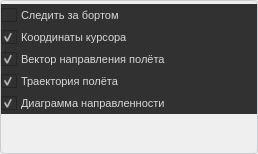
       <widget class="QWidget" name="scrollAreaWidgetContents_3">
        <property name="geometry">
         <rect>
          <x>0</x>
          <y>0</y>
          <width>258</width>
          <height>154</height>
         </rect>
        </property>
        <layout class="QVBoxLayout" name="verticalLayout_8">
         <property name="spacing">
          <number>5</number>
         </property>
         <property name="leftMargin">
          <number>0</number>
         </property>
         <property name="topMargin">
          <number>0</number>
         </property>
         <property name="rightMargin">
          <number>0</number>
         </property>
         <property name="bottomMargin">
          <number>0</number>
         </property>
         <item>
          <widget class="QFrame" name="checkersGBox">
           <property name="sizePolicy">
            <sizepolicy hsizetype="Expanding" vsizetype="Preferred">
             <horstretch>0</horstretch>
             <verstretch>0</verstretch>
            </sizepolicy>
           </property>
           <property name="font">
            <font>
             <family>Arial</family>
             <pointsize>8</pointsize>
             <bold>true</bold>
            </font>
           </property>
           <property name="styleSheet">
            <string notr="true">.QFrame {
  border-radius: 4px;
  border: 1px solid #C9CDD0;
  /* No frame */
  /* HLine */
  /* HLine */
}

.QFrame[frameShape=&quot;0&quot;] {
  border-radius: 4px;
  border: 1px transparent #C9CDD0;
}

.QFrame[frameShape=&quot;4&quot;] {
  max-height: 2px;
  border: none;
  background-color: #C9CDD0;
}

.QFrame[frameShape=&quot;5&quot;] {
  max-width: 2px;
  border: none;
  background-color: #C9CDD0;
}</string>
           </property>
           <layout class="QVBoxLayout" name="verticalLayout_7">
            <property name="spacing">
             <number>0</number>
            </property>
            <property name="leftMargin">
             <number>0</number>
            </property>
            <property name="topMargin">
             <number>3</number>
            </property>
            <property name="rightMargin">
             <number>0</number>
            </property>
            <property name="bottomMargin">
             <number>0</number>
            </property>
            <item>
             <widget class="QCheckBox" name="checkBox">
              <property name="font">
               <font>
                <family>Arial</family>
                <pointsize>8</pointsize>
               </font>
              </property>
              <property name="styleSheet">
               <string notr="true">QCheckBox {
  background-color: #313131;
  color: #D8d8d8;
  spacing: 4px;
  outline: none;
  padding-top: 4px;
  padding-bottom: 4px;
}

QCheckBox:focus {
  border: none;
}

QCheckBox QWidget:disabled {
  background-color: #2a2c39;
  color: #788D9C;
}

QCheckBox::indicator {
  margin-left: 2px;
  height: 14px;
  width: 14px;
}

QCheckBox::indicator:unchecked {
  image: url(&quot;:/ui-resources/css/checkbox_unchecked.png&quot;);
}

QCheckBox::indicator:unchecked:hover, QCheckBox::indicator:unchecked:focus, QCheckBox::indicator:unchecked:pressed {
  border: none;
  image: url(&quot;:/ui-resources/css/checkbox_unchecked_focus.png&quot;);
}

QCheckBox::indicator:unchecked:disabled {
  image: url(&quot;:/ui-resources/css/checkbox_unchecked_disabled.png&quot;);
}

QCheckBox::indicator:checked {
  image: url(&quot;:/ui-resources/css/checkbox_checked.png&quot;);
}

QCheckBox::indicator:checked:hover, QCheckBox::indicator:checked:focus, QCheckBox::indicator:checked:pressed {
  border: none;
  image: url(&quot;:/ui-resources/css/checkbox_checked_focus.png&quot;);
}

QCheckBox::indicator:checked:disabled {
  image: url(&quot;:/ui-resources/css/checkbox_checked_disabled.png&quot;);
}

QCheckBox::indicator:indeterminate {
  image: url(&quot;:/ui-resources/css/checkbox_indeterminate.png&quot;);
}

QCheckBox::indicator:indeterminate:disabled {
  image: url(&quot;:/ui-resources/css/checkbox_indeterminate_disabled.png&quot;);
}

QCheckBox::indicator:indeterminate:focus, QCheckBox::indicator:indeterminate:hover, QCheckBox::indicator:indeterminate:pressed {
  image: url(&quot;:/ui-resources/css/checkbox_indeterminate_focus.png&quot;);
}
</string>
              </property>
              <property name="text">
               <string>Следить за бортом</string>
              </property>
              <property name="icon">
               <iconset resource="images.qrc">
                <normaloff>:/ui-resources/white/plane.png</normaloff>:/ui-resources/white/plane.png</iconset>
              </property>
              <property name="iconSize">
               <size>
                <width>14</width>
                <height>16</height>
               </size>
              </property>
             </widget>
            </item>
            <item>
             <widget class="QCheckBox" name="checkBox_drawTooltip">
              <property name="font">
               <font>
                <family>Arial</family>
                <pointsize>8</pointsize>
               </font>
              </property>
              <property name="styleSheet">
               <string notr="true">QCheckBox {
  background-color: #313131;
  color: #D8d8d8;
  spacing: 4px;
  outline: none;
  padding-top: 4px;
  padding-bottom: 4px;
}

QCheckBox:focus {
  border: none;
}

QCheckBox QWidget:disabled {
  background-color: #2a2c39;
  color: #788D9C;
}

QCheckBox::indicator {
  margin-left: 2px;
  height: 14px;
  width: 14px;
}

QCheckBox::indicator:unchecked {
  image: url(&quot;:/ui-resources/css/checkbox_unchecked.png&quot;);
}

QCheckBox::indicator:unchecked:hover, QCheckBox::indicator:unchecked:focus, QCheckBox::indicator:unchecked:pressed {
  border: none;
  image: url(&quot;:/ui-resources/css/checkbox_unchecked_focus.png&quot;);
}

QCheckBox::indicator:unchecked:disabled {
  image: url(&quot;:/ui-resources/css/checkbox_unchecked_disabled.png&quot;);
}

QCheckBox::indicator:checked {
  image: url(&quot;:/ui-resources/css/checkbox_checked.png&quot;);
}

QCheckBox::indicator:checked:hover, QCheckBox::indicator:checked:focus, QCheckBox::indicator:checked:pressed {
  border: none;
  image: url(&quot;:/ui-resources/css/checkbox_checked_focus.png&quot;);
}

QCheckBox::indicator:checked:disabled {
  image: url(&quot;:/ui-resources/css/checkbox_checked_disabled.png&quot;);
}

QCheckBox::indicator:indeterminate {
  image: url(&quot;:/ui-resources/css/checkbox_indeterminate.png&quot;);
}

QCheckBox::indicator:indeterminate:disabled {
  image: url(&quot;:/ui-resources/css/checkbox_indeterminate_disabled.png&quot;);
}

QCheckBox::indicator:indeterminate:focus, QCheckBox::indicator:indeterminate:hover, QCheckBox::indicator:indeterminate:pressed {
  image: url(&quot;:/ui-resources/css/checkbox_indeterminate_focus.png&quot;);
}
</string>
              </property>
              <property name="text">
               <string>Координаты курсора</string>
              </property>
              <property name="icon">
               <iconset resource="images.qrc">
                <normaloff>:/ui-resources/white/eyedropper.png</normaloff>:/ui-resources/white/eyedropper.png</iconset>
              </property>
              <property name="iconSize">
               <size>
                <width>14</width>
                <height>16</height>
               </size>
              </property>
              <property name="checked">
               <bool>true</bool>
              </property>
             </widget>
            </item>
            <item>
             <widget class="QCheckBox" name="checkBox_drawPredict">
              <property name="enabled">
               <bool>true</bool>
              </property>
              <property name="font">
               <font>
                <family>Arial</family>
                <pointsize>8</pointsize>
               </font>
              </property>
              <property name="styleSheet">
               <string notr="true">QCheckBox {
  background-color: #313131;
  color: #D8d8d8;
  spacing: 4px;
  outline: none;
  padding-top: 4px;
  padding-bottom: 4px;
}

QCheckBox:focus {
  border: none;
}

QCheckBox QWidget:disabled {
  background-color: #2a2c39;
  color: #788D9C;
}

QCheckBox::indicator {
  margin-left: 2px;
  height: 14px;
  width: 14px;
}

QCheckBox::indicator:unchecked {
  image: url(&quot;:/ui-resources/css/checkbox_unchecked.png&quot;);
}

QCheckBox::indicator:unchecked:hover, QCheckBox::indicator:unchecked:focus, QCheckBox::indicator:unchecked:pressed {
  border: none;
  image: url(&quot;:/ui-resources/css/checkbox_unchecked_focus.png&quot;);
}

QCheckBox::indicator:unchecked:disabled {
  image: url(&quot;:/ui-resources/css/checkbox_unchecked_disabled.png&quot;);
}

QCheckBox::indicator:checked {
  image: url(&quot;:/ui-resources/css/checkbox_checked.png&quot;);
}

QCheckBox::indicator:checked:hover, QCheckBox::indicator:checked:focus, QCheckBox::indicator:checked:pressed {
  border: none;
  image: url(&quot;:/ui-resources/css/checkbox_checked_focus.png&quot;);
}

QCheckBox::indicator:checked:disabled {
  image: url(&quot;:/ui-resources/css/checkbox_checked_disabled.png&quot;);
}

QCheckBox::indicator:indeterminate {
  image: url(&quot;:/ui-resources/css/checkbox_indeterminate.png&quot;);
}

QCheckBox::indicator:indeterminate:disabled {
  image: url(&quot;:/ui-resources/css/checkbox_indeterminate_disabled.png&quot;);
}

QCheckBox::indicator:indeterminate:focus, QCheckBox::indicator:indeterminate:hover, QCheckBox::indicator:indeterminate:pressed {
  image: url(&quot;:/ui-resources/css/checkbox_indeterminate_focus.png&quot;);
}
</string>
              </property>
              <property name="text">
               <string>Вектор направления полёта</string>
              </property>
              <property name="icon">
               <iconset resource="images.qrc">
                <normaloff>:/ui-resources/white/curve.png</normaloff>:/ui-resources/white/curve.png</iconset>
              </property>
              <property name="iconSize">
               <size>
                <width>14</width>
                <height>16</height>
               </size>
              </property>
              <property name="checked">
               <bool>true</bool>
              </property>
             </widget>
            </item>
            <item>
             <widget class="QCheckBox" name="checkBox_drawTrack">
              <property name="enabled">
               <bool>true</bool>
              </property>
              <property name="font">
               <font>
                <family>Arial</family>
                <pointsize>8</pointsize>
               </font>
              </property>
              <property name="styleSheet">
               <string notr="true">QCheckBox {
  background-color: #313131;
  color: #D8d8d8;
  spacing: 4px;
  outline: none;
  padding-top: 4px;
  padding-bottom: 4px;
}

QCheckBox:focus {
  border: none;
}

QCheckBox QWidget:disabled {
  background-color: #2a2c39;
  color: #788D9C;
}

QCheckBox::indicator {
  margin-left: 2px;
  height: 14px;
  width: 14px;
}

QCheckBox::indicator:unchecked {
  image: url(&quot;:/ui-resources/css/checkbox_unchecked.png&quot;);
}

QCheckBox::indicator:unchecked:hover, QCheckBox::indicator:unchecked:focus, QCheckBox::indicator:unchecked:pressed {
  border: none;
  image: url(&quot;:/ui-resources/css/checkbox_unchecked_focus.png&quot;);
}

QCheckBox::indicator:unchecked:disabled {
  image: url(&quot;:/ui-resources/css/checkbox_unchecked_disabled.png&quot;);
}

QCheckBox::indicator:checked {
  image: url(&quot;:/ui-resources/css/checkbox_checked.png&quot;);
}

QCheckBox::indicator:checked:hover, QCheckBox::indicator:checked:focus, QCheckBox::indicator:checked:pressed {
  border: none;
  image: url(&quot;:/ui-resources/css/checkbox_checked_focus.png&quot;);
}

QCheckBox::indicator:checked:disabled {
  image: url(&quot;:/ui-resources/css/checkbox_checked_disabled.png&quot;);
}

QCheckBox::indicator:indeterminate {
  image: url(&quot;:/ui-resources/css/checkbox_indeterminate.png&quot;);
}

QCheckBox::indicator:indeterminate:disabled {
  image: url(&quot;:/ui-resources/css/checkbox_indeterminate_disabled.png&quot;);
}

QCheckBox::indicator:indeterminate:focus, QCheckBox::indicator:indeterminate:hover, QCheckBox::indicator:indeterminate:pressed {
  image: url(&quot;:/ui-resources/css/checkbox_indeterminate_focus.png&quot;);
}
</string>
              </property>
              <property name="text">
               <string>Траектория полёта</string>
              </property>
              <property name="icon">
               <iconset resource="images.qrc">
                <normaloff>:/ui-resources/white/route.png</normaloff>:/ui-resources/white/route.png</iconset>
              </property>
              <property name="iconSize">
               <size>
                <width>14</width>
                <height>16</height>
               </size>
              </property>
              <property name="checkable">
               <bool>true</bool>
              </property>
              <property name="checked">
               <bool>true</bool>
              </property>
              <property name="tristate">
               <bool>false</bool>
              </property>
             </widget>
            </item>
            <item>
             <widget class="QCheckBox" name="checkBox_drawDiagram">
              <property name="enabled">
               <bool>true</bool>
              </property>
              <property name="sizePolicy">
               <sizepolicy hsizetype="Minimum" vsizetype="Fixed">
                <horstretch>0</horstretch>
                <verstretch>0</verstretch>
               </sizepolicy>
              </property>
              <property name="font">
               <font>
                <family>Arial</family>
                <pointsize>8</pointsize>
               </font>
              </property>
              <property name="styleSheet">
               <string notr="true">QCheckBox {
  background-color: #313131;
  color: #D8d8d8;
  spacing: 4px;
  outline: none;
  padding-top: 4px;
  padding-bottom: 4px;
}

QCheckBox:focus {
  border: none;
}

QCheckBox QWidget:disabled {
  background-color: #2a2c39;
  color: #788D9C;
}

QCheckBox::indicator {
  margin-left: 2px;
  height: 14px;
  width: 14px;
}

QCheckBox::indicator:unchecked {
  image: url(&quot;:/ui-resources/css/checkbox_unchecked.png&quot;);
}

QCheckBox::indicator:unchecked:hover, QCheckBox::indicator:unchecked:focus, QCheckBox::indicator:unchecked:pressed {
  border: none;
  image: url(&quot;:/ui-resources/css/checkbox_unchecked_focus.png&quot;);
}

QCheckBox::indicator:unchecked:disabled {
  image: url(&quot;:/ui-resources/css/checkbox_unchecked_disabled.png&quot;);
}

QCheckBox::indicator:checked {
  image: url(&quot;:/ui-resources/css/checkbox_checked.png&quot;);
}

QCheckBox::indicator:checked:hover, QCheckBox::indicator:checked:focus, QCheckBox::indicator:checked:pressed {
  border: none;
  image: url(&quot;:/ui-resources/css/checkbox_checked_focus.png&quot;);
}

QCheckBox::indicator:checked:disabled {
  image: url(&quot;:/ui-resources/css/checkbox_checked_disabled.png&quot;);
}

QCheckBox::indicator:indeterminate {
  image: url(&quot;:/ui-resources/css/checkbox_indeterminate.png&quot;);
}

QCheckBox::indicator:indeterminate:disabled {
  image: url(&quot;:/ui-resources/css/checkbox_indeterminate_disabled.png&quot;);
}

QCheckBox::indicator:indeterminate:focus, QCheckBox::indicator:indeterminate:hover, QCheckBox::indicator:indeterminate:pressed {
  image: url(&quot;:/ui-resources/css/checkbox_indeterminate_focus.png&quot;);
}
</string>
              </property>
              <property name="text">
               <string>Диаграмма направленности</string>
              </property>
              <property name="icon">
               <iconset resource="images.qrc">
                <normaloff>:/ui-resources/white/radar.png</normaloff>:/ui-resources/white/radar.png</iconset>
              </property>
              <property name="iconSize">
               <size>
                <width>14</width>
                <height>16</height>
               </size>
              </property>
              <property name="checked">
               <bool>true</bool>
              </property>
             </widget>
            </item>
            <item>
             <spacer name="verticalSpacer_4">
              <property name="font">
               <font>
                <family>Arial</family>
               </font>
              </property>
              <property name="orientation">
               <enum>Qt::Vertical</enum>
              </property>
              <property name="sizeHint" stdset="0">
               <size>
                <width>20</width>
                <height>40</height>
               </size>
              </property>
             </spacer>
            </item>
           </layout>
          </widget>
         </item>
        </layout>
       </widget>
